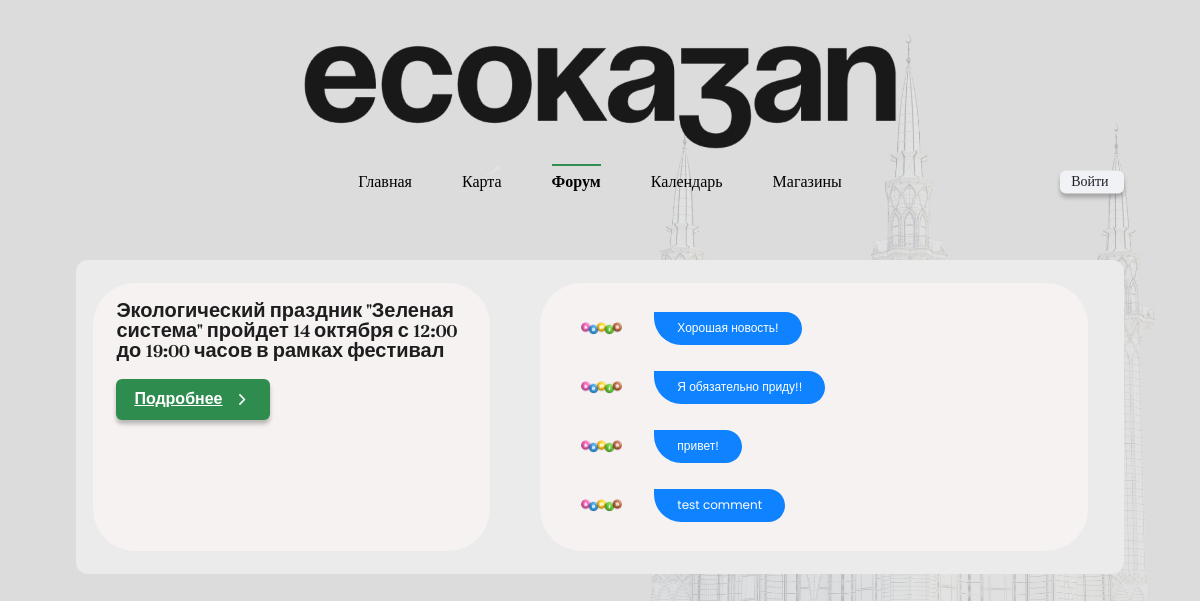
The app's page /forum/ with its own data.
### forum/models.py (models this page shows, shortened)
class Articles(models.Model):
    class ArticlesManager(models.Manager):
        def detail(self):
            return self.get_queryset() \
                .prefetch_related('save_event',)
    picture = models.ImageField(upload_to='images/articles_pictures', blank=True, null=True, verbose_name='Фото')
    title = models.CharField(verbose_name="Заголовок", max_length=100)
    full_text = models.TextField(verbose_name="Описание", max_length=3000)
    mesto = models.TextField(verbose_name="Место проведения")
    data = models.DateTimeField(verbose_name="Дата")
    class Meta:
        verbose_name = 'Новость'
        verbose_name_plural = 'Новости'

class Comment(models.Model):
    article = models.ForeignKey(Articles, on_delete=models.CASCADE, related_name="comments", verbose_name="Новость")
    author = models.ForeignKey(User, on_delete=models.CASCADE, related_name="comments", verbose_name="Автор")
    content = models.TextField(max_length=3000, verbose_name="Текст комментария")
    time_create = models.DateTimeField(verbose_name='Время добавления', auto_now_add=True)
    time_update = models.DateTimeField(verbose_name='Время обновления', auto_now=True)
    class Meta:
        db_table = 'comments'
        indexes = [models.Index(fields=['-time_create', 'time_update'])]
        ordering = ['time_create']
        verbose_name = 'Комментарий новости'
        verbose_name_plural = 'Комментарии новости'

### users/models.py (models this page shows, shortened)
class Profile(models.Model):
    class Gender(models.TextChoices):
        Male = "Мужской"
        Female = "Женский"
    user = models.OneToOneField(User, on_delete=models.CASCADE)
    avatar = models.ImageField(
        verbose_name='Аватар',
        upload_to='images/avatars/%Y/%m/%d/',
        default='images/avatars/default.png',
        blank=True,
        null=True,
        validators=[FileExtensionValidator(allowed_extensions=('png', 'jpg', 'jpeg'))])
    gender = models.CharField(max_length=20, choices=Gender.choices, verbose_name='Пол')
    birth_date = models.DateField(null=True, blank=True, verbose_name='Дата рождения')
    class Meta:
        db_table = 'app_profiles'
        ordering = ('user',)
        verbose_name = 'Профиль'
        verbose_name_plural = 'Профили'

### forum/views.py (the view)
# urls.py: path('forum/', include('forum.urls')),
def forum(request):
    news = Articles.objects.order_by('-data')[:3]
    comment_dict = []
    for new in news:
        comment_dict.append({ new: Comment.objects.filter(article=new) })
    data ={
        'news': news,
        'comments': comment_dict,
        'forum_active': 'menu__item_active',
    }
    return render(request, 'forum/forum-page.html', data)

### forum/templates/forum/forum-page.html (shortened to what this page needs)
{% load static %}
<!DOCTYPE html>
<html lang="ru">
  <head>
    <link rel="stylesheet" href="{% static 'css/forum-page.min.css' %}">
  </head>
  <body>
    {% include 'main/navigation.html' %}
    <main class="main">
      <div class="main__container container">
        <div class="topics">
          {% for new in news %}
              {% include 'forum/forum-card.html' %}
          {% endfor %}
        </div>
      </div>
    </main>
  </body>
</html>

### forum/templates/forum/forum-card.html
{% load static %}
<article class="topic">
    <div class="topic__head">
        <h3 class="topic__title">{{ new.title }}</h3><a class="link" href="{% url 'forum-detail' new.id %}"> <span>Подробнее</span><img
            src="{% static 'img/arrow.svg' %}" alt="icon"></a>
    </div>
    <div class="topic__body">
        <div class="topic__comments">
            {% if comments|length > 0 %}
                {% for dict in comments %}
                    {% for key, value in dict.items %}
                        {% if key == new %}
                            {% for comment in value %}
                                <article class="topic__comment comment">
                                    <div class="comment__avatar"><img src="{{ comment.author.profile.avatar.url }}" alt="{{ comment.author }}"></div>
                                    <p class="comment__text">{{ comment.content }}</p>
                                </article>
                            {% endfor %}
                        {% endif %}
                    {% endfor %}
                {% endfor %}
            {% endif %}
        </div>
    </div>
</article>

### records on screen
Articles: title "Экологический праздник \"Зеленая система\" пройдет 14 октября с 12:00 до 19:00 часов в рамках фестивал"
Comment: author.profile.avatar (picture), content "Хорошая новость!"
Comment: author.profile.avatar (picture), content "Я обязательно приду!!"
Comment: author.profile.avatar (picture), content "привет!"
Comment: author.profile.avatar (picture), content "test comment"
